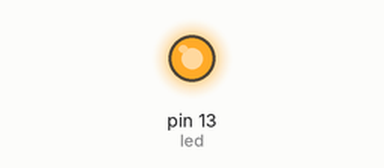
A sketch run on a simulated Arduino Uno, built with avr-gcc and run on an emulated ATmega328P. Parts: output pins drawn as LEDs (lit = HIGH).

Above: at 0.1 s.
At 36.1 s:
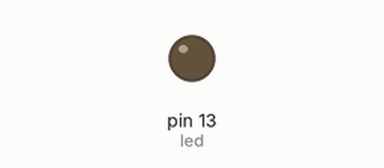
Timing chart, 0 to 37.6 s (numbered marks = the images above):
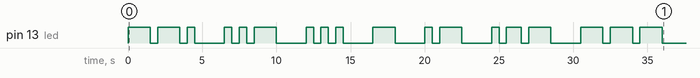

The sketch:

MyNameInMorse-Arduino.ino
```cpp
#define led 13
int mortraco = 1500; //representa o - em morse
int morbola = 500;   //representa o . em morse
int proxhigh=500;    //tempo de delay para cada brilho no led
int proxletra= 2000; //tempo de delay para cada letra do nome
int fim = 50000;     //demorar pra piscar no final mostrando o fim

void setup()
{
  pinMode(led, OUTPUT);
}

void loop()
{
  for(int x=0;x<3;x++)
  {
    //G
    digitalWrite(led, HIGH);
    delay(mortraco);
    digitalWrite(led, LOW);
    delay(proxhigh);
    digitalWrite(led, HIGH);
    delay(mortraco);
    digitalWrite(led, LOW);
    delay(proxhigh);
    digitalWrite(led, HIGH);
    delay(morbola);
    digitalWrite(led, LOW);

    //tempo de cada letra
    delay(proxletra);

    //u
    digitalWrite(led, HIGH);
    delay(morbola);
    digitalWrite(led, LOW);
    delay(proxhigh);
    digitalWrite(led, HIGH);
    delay(morbola);
    digitalWrite(led, LOW);
    delay(proxhigh);
    digitalWrite(led, HIGH);
    delay(mortraco);
    digitalWrite(led, LOW);

    delay(proxletra);

    //s
    digitalWrite(led, HIGH);
    delay(morbola);
    digitalWrite(led, LOW);
    delay(proxhigh);
    digitalWrite(led, HIGH);
    delay(morbola);
    digitalWrite(led, LOW);
    delay(proxhigh);
    digitalWrite(led, HIGH);
    delay(morbola);
    digitalWrite(led, LOW);

    delay(proxletra);

    //t
    digitalWrite(led, HIGH);
    delay(mortraco);
    digitalWrite(led, LOW);

    delay(proxletra);

    //a
    digitalWrite(led, HIGH);
    delay(morbola);
    digitalWrite(led, LOW);
    delay(proxhigh);
    digitalWrite(led, HIGH);
    delay(mortraco);
    digitalWrite(led, LOW);

    delay(proxletra);

    //v
    digitalWrite(led, HIGH);
    delay(morbola);
    digitalWrite(led, LOW);
    delay(proxhigh);
    digitalWrite(led, HIGH);
    delay(morbola);
    digitalWrite(led, LOW);
    digitalWrite(led, HIGH);
    delay(morbola);
    digitalWrite(led, LOW);
    delay(proxhigh);
    digitalWrite(led, HIGH);
    delay(mortraco);
    digitalWrite(led, LOW);

    delay(proxletra);

    digitalWrite(led, HIGH);
    delay(mortraco);
    digitalWrite(led, LOW);
    delay(proxhigh);
    digitalWrite(led, HIGH);
    delay(mortraco);
    digitalWrite(led, LOW);
    delay(proxhigh);
    digitalWrite(led, HIGH);
    delay(mortraco);
    digitalWrite(led, LOW);

    delay(fim);

  }
}
```

Measured:
- by itself, pin 13 (led): LOW → HIGH at 0.00 s, → LOW 1.5 s later, → HIGH 0.50 s later, → LOW 1.5 s later, … (36 changes in this stretch)
